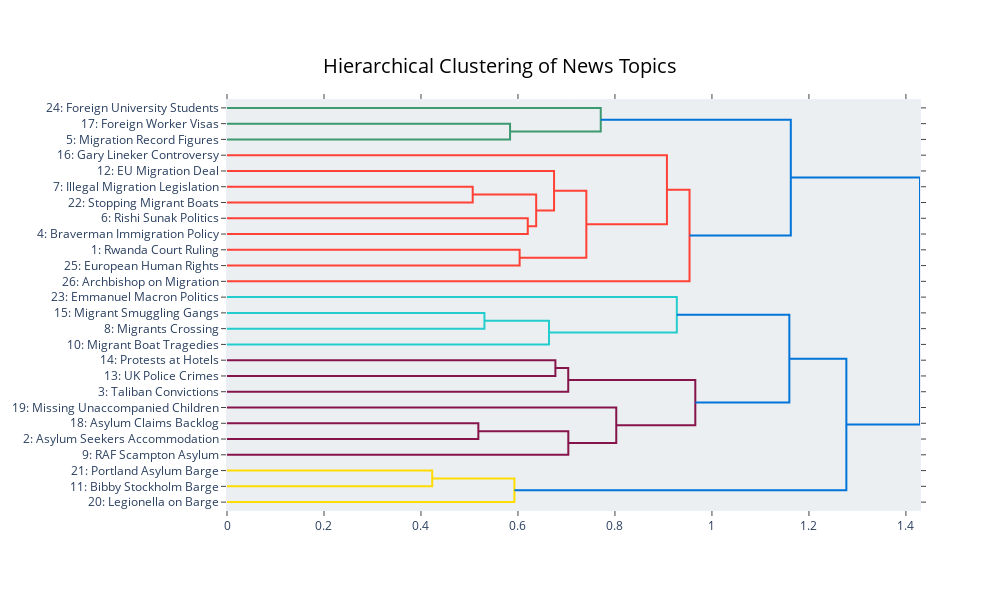

Notebook source saved alongside this figure:
### Code cell
fig = news_model.visualize_hierarchy(custom_labels=True)
fig.update_layout(
    title={
        'text': "Hierarchical Clustering of News Topics",
        'y':0.9,
        'x':0.5,
        'xanchor': 'center',
        'yanchor': 'top',
        'font': {
            'size': 20
        }
    }
)
fig.show()

### Figure 1 — Plotly figure (JSON) as saved in the notebook; plotly's stock layout.template omitted (floating-point values rounded to 4 significant figures)
{"data": [{"hoverinfo": "text", "marker": {"color": "rgb(61,153,112)"}, "mode": "lines", "type": "scatter", "x": [0, 0.5837, 0.5837, 0], "xaxis": "x", "y": [-15, -15, -25, -25], "yaxis": "y"}, {"hoverinfo": "text", "marker": {"color": "rgb(61,153,112)"}, "mode": "lines", "type": "scatter", "x": [0, 0.7707, 0.7707, 0.5837], "xaxis": "x", "y": [-5, -5, -20, -20], "yaxis": "y"}, {"hoverinfo": "text", "marker": {"color": "rgb(255,65,54)"}, "mode": "lines", "type": "scatter", "x": [0, 0.5067, 0.5067, 0], "xaxis": "x", "y": [-55, -55, -65, -65], "yaxis": "y"}, {"hoverinfo": "text", "marker": {"color": "rgb(255,65,54)"}, "mode": "lines", "type": "scatter", "x": [0, 0.6202, 0.6202, 0], "xaxis": "x", "y": [-75, -75, -85, -85], "yaxis": "y"}, {"hoverinfo": "text", "marker": {"color": "rgb(255,65,54)"}, "mode": "lines", "type": "scatter", "x": [0.5067, 0.6376, 0.6376, 0.6202], "xaxis": "x", "y": [-60, -60, -80, -80], "yaxis": "y"}, {"hoverinfo": "text", "marker": {"color": "rgb(255,65,54)"}, "mode": "lines", "type": "scatter", "x": [0, 0.6744, 0.6744, 0.6376], "xaxis": "x", "y": [-45, -45, -70, -70], "yaxis": "y"}, {"hoverinfo": "text", "marker": {"color": "rgb(255,65,54)"}, "mode": "lines", "type": "scatter", "x": [0, 0.6034, 0.6034, 0], "xaxis": "x", "y": [-95, -95, -105, -105], "yaxis": "y"}, {"hoverinfo": "text", "marker": {"color": "rgb(255,65,54)"}, "mode": "lines", "type": "scatter", "x": [0.6744, 0.741, 0.741, 0.6034], "xaxis": "x", "y": [-57.5, -57.5, -100, -100], "yaxis": "y"}, {"hoverinfo": "text", "marker": {"color": "rgb(255,65,54)"}, "mode": "lines", "type": "scatter", "x": [0, 0.9072, 0.9072, 0.741], "xaxis": "x", "y": [-35, -35, -78.75, -78.75], "yaxis": "y"}, {"hoverinfo": "text", "marker": {"color": "rgb(255,65,54)"}, "mode": "lines", "type": "scatter", "x": [0.9072, 0.9538, 0.9538, 0], "xaxis": "x", "y": [-56.88, -56.88, -115, -115], "yaxis": "y"}, {"hoverinfo": "text", "marker": {"color": "rgb(0,116,217)"}, "mode": "lines", "type": "scatter", "x": [0.7707, 1.163, 1.163, 0.9538], "xaxis": "x", "y": [-12.5, -12.5, -85.94, -85.94], "yaxis": "y"}, {"hoverinfo": "text", "marker": {"color": "rgb(35,205,205)"}, "mode": "lines", "type": "scatter", "x": [0, 0.5309, 0.5309, 0], "xaxis": "x", "y": [-135, -135, -145, -145], "yaxis": "y"}, {"hoverinfo": "text", "marker": {"color": "rgb(35,205,205)"}, "mode": "lines", "type": "scatter", "x": [0.5309, 0.664, 0.664, 0], "xaxis": "x", "y": [-140, -140, -155, -155], "yaxis": "y"}, {"hoverinfo": "text", "marker": {"color": "rgb(35,205,205)"}, "mode": "lines", "type": "scatter", "x": [0, 0.9276, 0.9276, 0.664], "xaxis": "x", "y": [-125, -125, -147.5, -147.5], "yaxis": "y"}, {"hoverinfo": "text", "marker": {"color": "rgb(133,20,75)"}, "mode": "lines", "type": "scatter", "x": [0, 0.6772, 0.6772, 0], "xaxis": "x", "y": [-165, -165, -175, -175], "yaxis": "y"}, {"hoverinfo": "text", "marker": {"color": "rgb(133,20,75)"}, "mode": "lines", "type": "scatter", "x": [0.6772, 0.7037, 0.7037, 0], "xaxis": "x", "y": [-170, -170, -185, -185], "yaxis": "y"}, {"hoverinfo": "text", "marker": {"color": "rgb(133,20,75)"}, "mode": "lines", "type": "scatter", "x": [0, 0.5183, 0.5183, 0], "xaxis": "x", "y": [-205, -205, -215, -215], "yaxis": "y"}, {"hoverinfo": "text", "marker": {"color": "rgb(133,20,75)"}, "mode": "lines", "type": "scatter", "x": [0.5183, 0.7038, 0.7038, 0], "xaxis": "x", "y": [-210, -210, -225, -225], "yaxis": "y"}, {"hoverinfo": "text", "marker": {"color": "rgb(133,20,75)"}, "mode": "lines", "type": "scatter", "x": [0, 0.8027, 0.8027, 0.7038], "xaxis": "x", "y": [-195, -195, -217.5, -217.5], "yaxis": "y"}, {"hoverinfo": "text", "marker": {"color": "rgb(133,20,75)"}, "mode": "lines", "type": "scatter", "x": [0.7037, 0.9657, 0.9657, 0.8027], "xaxis": "x", "y": [-177.5, -177.5, -206.2, -206.2], "yaxis": "y"}, {"hoverinfo": "text", "marker": {"color": "rgb(0,116,217)"}, "mode": "lines", "type": "scatter", "x": [0.9276, 1.16, 1.16, 0.9657], "xaxis": "x", "y": [-136.2, -136.2, -191.9, -191.9], "yaxis": "y"}, {"hoverinfo": "text", "marker": {"color": "rgb(255,220,0)"}, "mode": "lines", "type": "scatter", "x": [0, 0.4232, 0.4232, 0], "xaxis": "x", "y": [-235, -235, -245, -245], "yaxis": "y"}, {"hoverinfo": "text", "marker": {"color": "rgb(255,220,0)"}, "mode": "lines", "type": "scatter", "x": [0.4232, 0.5927, 0.5927, 0], "xaxis": "x", "y": [-240, -240, -255, -255], "yaxis": "y"}, {"hoverinfo": "text", "marker": {"color": "rgb(0,116,217)"}, "mode": "lines", "type": "scatter", "x": [1.16, 1.277, 1.277, 0.5927], "xaxis": "x", "y": [-164.1, -164.1, -247.5, -247.5], "yaxis": "y"}, {"hoverinfo": "text", "marker": {"color": "rgb(0,116,217)"}, "mode": "lines", "type": "scatter", "x": [1.163, 1.429, 1.429, 1.277], "xaxis": "x", "y": [-49.22, -49.22, -205.8, -205.8], "yaxis": "y"}], "layout": {"autosize": false, "height": 590, "hoverlabel": {"bgcolor": "white", "font": {"family": "Rockwell", "size": 16}}, "hovermode": "closest", "plot_bgcolor": "#ECEFF1", "showlegend": false, "title": {"font": {"color": "Black", "size": 20}, "text": "Hierarchical Clustering of News Topics", "x": 0.5, "xanchor": "center", "y": 0.9, "yanchor": "top"}, "width": 1000, "xaxis": {"mirror": "allticks", "rangemode": "tozero", "showgrid": false, "showline": true, "showticklabels": true, "ticks": "outside", "type": "linear", "zeroline": false}, "yaxis": {"mirror": "allticks", "range": [-260, 0], "rangemode": "tozero", "showgrid": false, "showline": true, "showticklabels": true, "tickmode": "array", "ticks": "outside", "ticktext": ["24: Foreign University Students", "17: Foreign Worker Visas", "5: Migration Record Figures", "16: Gary Lineker Controversy", "12: EU Migration Deal", "7: Illegal Migration Legislation", "22: Stopping Migrant Boats", "6: Rishi Sunak Politics", "4: Braverman Immigration Policy", "1: Rwanda Court Ruling", "25: European Human Rights", "26: Archbishop on Migration", "23: Emmanuel Macron Politics", "15: Migrant Smuggling Gangs", "8: Migrants Crossing", "10: Migrant Boat Tragedies", "14: Protests at Hotels", "13: UK Police Crimes", "3: Taliban Convictions", "19: Missing Unaccompanied Children", "18: Asylum Claims Backlog", "2: Asylum Seekers Accommodation", "9: RAF Scampton Asylum", "21: Portland Asylum Barge", "11: Bibby Stockholm Barge", "20: Legionella on Barge"], "tickvals": [-5, -15, -25, -35, -45, -55, -65, -75, -85, -95, -105, -115, -125, -135, -145, -155, -165, -175, -185, -195, -205, -215, -225, -235, -245, -255], "type": "linear", "zeroline": false}}}
